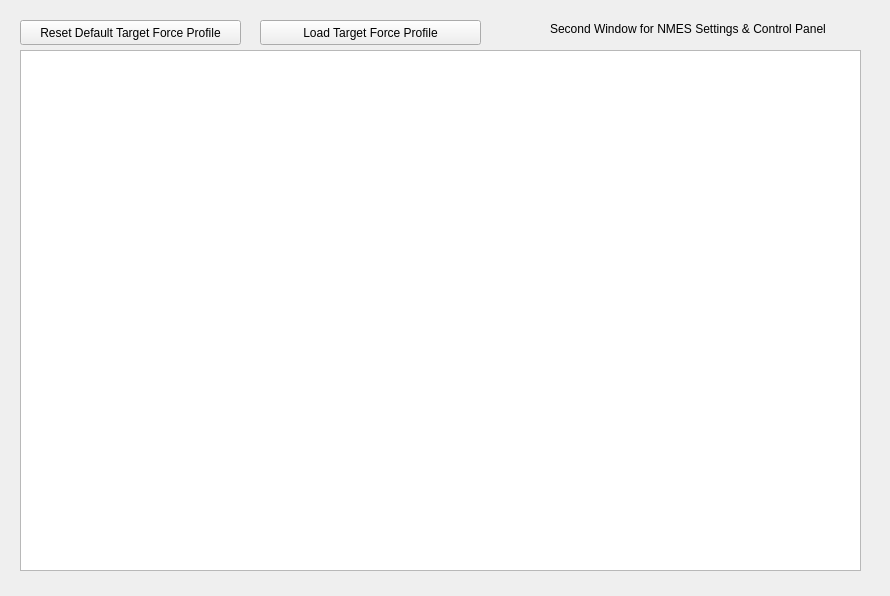
<?xml version="1.0" encoding="UTF-8"?>
<ui version="4.0">
 <class>VolunatryMotionWidget</class>
 <widget class="QWidget" name="VolunatryMotionWidget">
  <property name="geometry">
   <rect>
    <x>0</x>
    <y>0</y>
    <width>890</width>
    <height>596</height>
   </rect>
  </property>
  <property name="windowTitle">
   <string>Volunatry Motion</string>
  </property>
  <widget class="QLabel" name="label_8">
   <property name="geometry">
    <rect>
     <x>550</x>
     <y>20</y>
     <width>291</width>
     <height>17</height>
    </rect>
   </property>
   <property name="text">
    <string>Second Window for NMES Settings &amp; Control Panel</string>
   </property>
  </widget>
  <widget class="PlotWidget" name="VoluntaryforcePlot">
   <property name="geometry">
    <rect>
     <x>20</x>
     <y>50</y>
     <width>841</width>
     <height>521</height>
    </rect>
   </property>
  </widget>
  <widget class="QPushButton" name="pushButtonDefaultTargetForceProfile">
   <property name="geometry">
    <rect>
     <x>20</x>
     <y>20</y>
     <width>221</width>
     <height>25</height>
    </rect>
   </property>
   <property name="text">
    <string>Reset Default Target Force Profile</string>
   </property>
  </widget>
  <widget class="QPushButton" name="pushButtonLoadTargetForceProfile">
   <property name="geometry">
    <rect>
     <x>260</x>
     <y>20</y>
     <width>221</width>
     <height>25</height>
    </rect>
   </property>
   <property name="text">
    <string>Load Target Force Profile</string>
   </property>
  </widget>
 </widget>
 <customwidgets>
  <customwidget>
   <class>PlotWidget</class>
   <extends>QGraphicsView</extends>
   <header>pyqtgraph</header>
  </customwidget>
 </customwidgets>
 <resources/>
 <connections/>
</ui>
